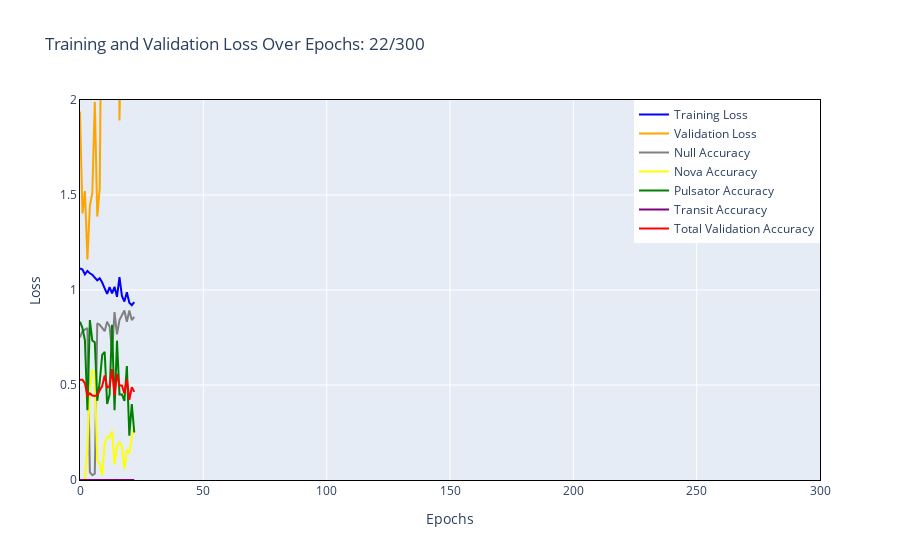

The notebook cell saved with this chart:
### Markdown cell above
# Training Loop (Single)

### Code cell
kwargs=dict()
model = AnomalyDetector(**kwargs).to(device)
optim = torch.optim.Adam(model.parameters(), lr=0.003, weight_decay=0.00005)
loss = torch.nn.CrossEntropyLoss().to(device)
gen_train(model, kwargs, optim, loss, train, valid, 300, False)

### Figure 1 — Plotly figure (JSON) as saved in the notebook; plotly's stock layout.template omitted (floating-point values rounded to 4 significant figures; data arrays with more than 128 entries replaced by an {"elided": "..."} marker saying what was removed)
{"data": [{"line": {"color": "blue"}, "mode": "lines", "name": "Training Loss", "type": "scatter", "x": {"elided": "300 int values"}, "y": [1.114, 1.108, 1.082, 1.1, 1.088, 1.08, 1.066, 1.051, 1.062, 1.039, 1.009, 0.9798, 1.015, 0.9822, 1.017, 0.9638, 1.067, 0.9685, 0.939, 0.9878, 0.9325, 0.9198, 0.9362]}, {"line": {"color": "orange"}, "mode": "lines", "name": "Validation Loss", "type": "scatter", "x": {"elided": "300 int values"}, "y": [1.939, 1.403, 1.52, 1.161, 1.441, 1.512, 1.991, 1.386, 1.537, 3.046, 2.78, 2.644, 2.415, 4.267, 3.173, 5.042, 1.892, 2.937, 3.487, 3.988, 3.163, 5.205, 3.844]}, {"line": {"color": "gray"}, "mode": "lines", "name": "Null Accuracy", "type": "scatter", "x": {"elided": "300 int values"}, "y": [0.75, 0.7833, 0.7917, 0.8, 0.04167, 0.025, 0.03333, 0.825, 0.8167, 0.8, 0.7833, 0.8333, 0.8083, 0.675, 0.8833, 0.7667, 0.8417, 0.8667, 0.8917, 0.8333, 0.8917, 0.8417, 0.8583]}, {"line": {"color": "yellow"}, "mode": "lines", "name": "Nova Accuracy", "type": "scatter", "x": {"elided": "300 int values"}, "y": [0, 0, 0, 0.1667, 0.4833, 0.575, 0.5667, 0.1, 0.08333, 0.025, 0.1917, 0.225, 0.225, 0.2583, 0.08333, 0.175, 0.2, 0.175, 0.05833, 0.1583, 0.1417, 0.225, 0.2833]}, {"line": {"color": "green"}, "mode": "lines", "name": "Pulsator Accuracy", "type": "scatter", "x": {"elided": "300 int values"}, "y": [0.8333, 0.8, 0.7333, 0.3667, 0.8417, 0.7333, 0.725, 0.4167, 0.5167, 0.6583, 0.675, 0.4, 0.45, 0.8167, 0.3667, 0.7333, 0.45, 0.45, 0.4167, 0.6, 0.2333, 0.4, 0.25]}, {"line": {"color": "purple"}, "mode": "lines", "name": "Transit Accuracy", "type": "scatter", "x": {"elided": "300 int values"}, "y": [0, 0, 0, 0, 0, 0, 0, 0, 0, 0, 0, 0, 0, 0, 0, 0, 0, 0, 0, 0, 0, 0, 0]}, {"line": {"color": "red"}, "mode": "lines", "name": "Total Validation Accuracy", "type": "scatter", "x": {"elided": "300 int values"}, "y": [0.5278, 0.5278, 0.5083, 0.4444, 0.4556, 0.4444, 0.4417, 0.4472, 0.4722, 0.4944, 0.55, 0.4861, 0.4944, 0.5833, 0.4444, 0.5583, 0.4972, 0.4972, 0.4556, 0.5306, 0.4222, 0.4889, 0.4639]}], "layout": {"legend": {"x": 1, "xanchor": "right", "y": 1, "yanchor": "top"}, "title": {"text": "Training and Validation Loss Over Epochs: 22/300"}, "xaxis": {"linecolor": "black", "linewidth": 1, "mirror": true, "range": [0, 300], "showline": true, "tickfont": {"size": 12}, "title": {"text": "Epochs"}}, "yaxis": {"linecolor": "black", "linewidth": 1, "mirror": true, "range": [0, 2], "showline": true, "tickfont": {"size": 12}, "title": {"text": "Loss"}}}}
